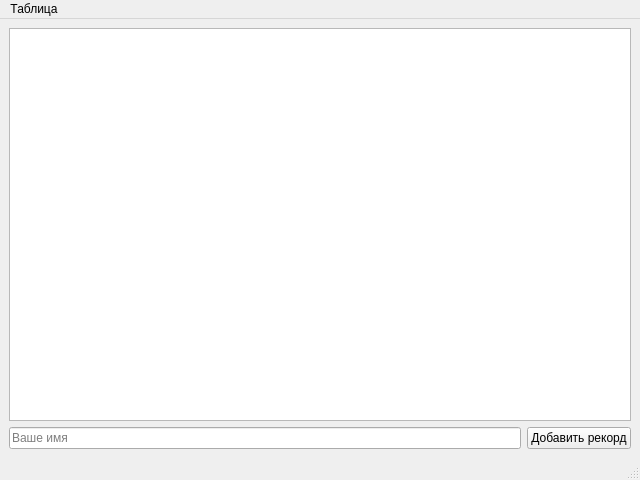
<?xml version="1.0" encoding="UTF-8"?>
<ui version="4.0">
 <class>MainWindow</class>
 <widget class="QMainWindow" name="MainWindow">
  <property name="geometry">
   <rect>
    <x>0</x>
    <y>0</y>
    <width>640</width>
    <height>480</height>
   </rect>
  </property>
  <property name="windowTitle">
   <string>Таблица рекордов</string>
  </property>
  <widget class="QWidget" name="centralwidget">
   <layout class="QVBoxLayout" name="verticalLayout">
    <item>
     <widget class="QTableView" name="tableView"/>
    </item>
    <item>
     <layout class="QHBoxLayout" name="horizontalLayout">
      <item>
       <widget class="QLineEdit" name="lineEdit">
        <property name="toolTip">
         <string>Ваше имя</string>
        </property>
        <property name="placeholderText">
         <string>Ваше имя</string>
        </property>
       </widget>
      </item>
      <item>
       <widget class="QPushButton" name="pushButton">
        <property name="text">
         <string>Добавить рекорд</string>
        </property>
       </widget>
      </item>
     </layout>
    </item>
   </layout>
  </widget>
  <widget class="QMenuBar" name="menubar">
   <property name="geometry">
    <rect>
     <x>0</x>
     <y>0</y>
     <width>640</width>
     <height>20</height>
    </rect>
   </property>
   <widget class="QMenu" name="menu">
    <property name="title">
     <string>Таблица</string>
    </property>
    <addaction name="action"/>
    <addaction name="action_2"/>
   </widget>
   <addaction name="menu"/>
  </widget>
  <widget class="QStatusBar" name="statusbar"/>
  <action name="action">
   <property name="text">
    <string>Рекорды</string>
   </property>
  </action>
  <action name="action_2">
   <property name="text">
    <string>Игры</string>
   </property>
  </action>
 </widget>
 <resources/>
 <connections/>
</ui>
